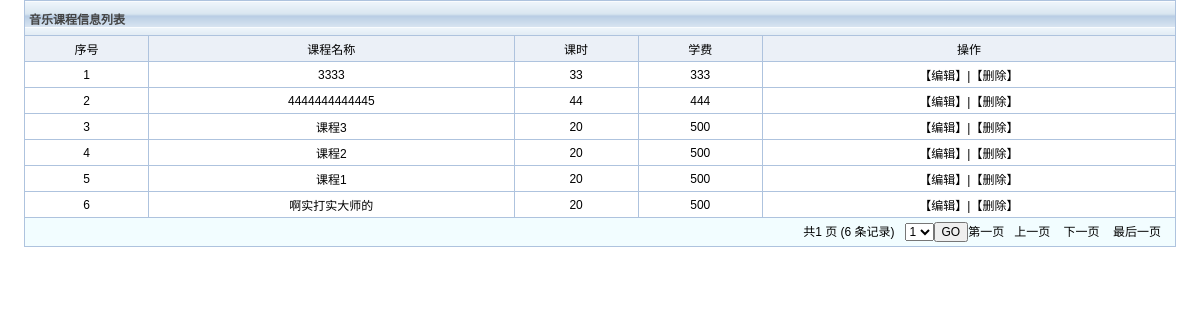
The app's page /bookshop/admin/listcourse.php with its own data.
### tables this page shows
CREATE TABLE `course` (
  `id` int(11) NOT NULL AUTO_INCREMENT,
  `coursename` varchar(255) DEFAULT NULL,
  `contents` text,
  `coursetime` varchar(255) DEFAULT NULL,
  `money` varchar(255) DEFAULT NULL,
  PRIMARY KEY (`id`)
);

### bookshop/admin/func.php (called while the page is built, shortened)
<?php
$db = db_connect();
function check($str){
	global $db;
	$str = trim($str);
	$sql = $str;
	$result = mysql_query($sql,$db) or db_error();
	return $result;
}
?>

### bookshop/admin/listcourse.php (the view, shortened to what this page needs)
<!DOCTYPE html PUBLIC "-//W3C//DTD XHTML 1.0 Transitional//EN" "http://www.w3.org/TR/xhtml1/DTD/xhtml1-transitional.dtd">
<html xmlns="http://www.w3.org/1999/xhtml">
<head>
<link href="css/four.css" rel="stylesheet" type="text/css" />
</head>
<body>
<table width="100%" border="0" cellpadding="0" cellspacing="0">
	<tr valign="top">
		<td bgcolor="#FFFFFF">
		<table width="96%" border="0" align="center" cellpadding="4"
			cellspacing="1" bgcolor="#aec3de">
			<tr align="left" bgcolor="#F2FDFF">
				<td colspan="12" class="optiontitle">音乐课程信息列表</td>
			</tr>
			<tr align="center">
				<td align="center" bgcolor="#ebf0f7">序号</td>
				<td align="center" bgcolor="#ebf0f7">课程名称</td>
				<td align="center" bgcolor="#ebf0f7">课时</td>
				<td align="center" bgcolor="#ebf0f7">学费</td>
				<td align="center" bgcolor="#ebf0f7">操作</td>
			</tr>
			<?php
			require "func.php";
			$pageSize=10;
			if(isset($_GET['page'])){ $page=intval($_GET['page']); }else{ $page=1; }
			$offset=$pageSize*($page-1);
			$strAll = "select count(*) as num from course;";
			$results = mysql_fetch_object(check($strAll));
			$rowNum=$results->num;
			$pages=ceil($rowNum/$pageSize);
			$first=1;
			$last=$pages;
			if($page==1){ $prev=1; }else{ $prev=$page-1; }
			if($page==$pages){ $next=$pages; }else{ $next=$page+1; }
			$str = "select  a.id as id , a.coursename as coursename , a.contents as contents , a.coursetime as coursetime , a.money as money   from course a  order by id desc limit $offset,$pageSize ;";
			$result = check($str);
			$i=0;
			while($rs = mysql_fetch_object($result)){
				?>
			<tr align="center" bgcolor="#FFFFFF"
				onmouseover="this.style.background='#F2FDFF'"
				onmouseout="this.style.background='#FFFFFF'">
				<td align="center"><?php echo $i+1 ;?></td>
				<td align="center"><?php echo $rs->coursename ;?></td>
				<td align="center"><?php echo $rs->coursetime ;?></td>
				<td align="center"><?php echo $rs->money ;?></td>
				<td align="center"><a
					href="editcourse.php?id=<?php echo $rs->id; ?>">【编辑】</a>|<a
					href="coursefunc.php?id=<?php echo $rs->id; ?>&&method=delete"
					onclick="{if(confirm('确定要删除吗?')){return true;}return false;}">【删除】</a></td>
			</tr>
			<?php
			$i=$i+1;
			}
			?>
			<tr align="right" bgcolor="#F2FDFF">
				<td colspan="12">
				<form action="listcourse.php" method="get">共<?php echo $pages ?> 页 (<?php echo  $rowNum ?>
				条记录)&nbsp;&nbsp;&nbsp;<select name="page">
				<?php for($i=1;$i<$pages+1;$i++){ ?>
					<option value="<?php echo $i ?>"><?php echo $i ?></option>
					<?php } ?>
				</select><input type="submit" value="GO" /><a
					href="listcourse.php?page=<?php echo $first ?>">第一页</a>&nbsp;&nbsp;&nbsp;<a
					href="listcourse.php?page=<?php echo $prev ?>">上一页</a>
				&nbsp;&nbsp;&nbsp;<a href="listcourse.php?page=<?php echo $next ?>">下一页</a>
				&nbsp;&nbsp;&nbsp;<a href="listcourse.php?page=<?php echo $last ?>">最后一页</a>&nbsp;&nbsp;&nbsp;</form>
				</td>
			</tr>
		</table>
		</td>
	</tr>
</table>
</body>
</html>

### bookshop/admin/css/four.css (style rules this page uses)
body { margin:0; SCROLLBAR-FACE-COLOR: #C2D4E7; SCROLLBAR-HIGHLIGHT-COLOR: #AEC3DE; SCROLLBAR-SHADOW-COLOR: #AEC3DE; SCROLLBAR-DARKSHADOW-COLOR: #AEC3DE; SCROLLBAR-3DLIGHT-COLOR: #AEC3DE; SCROLLBAR-ARROW-COLOR: #C2D4E7; SCROLLBAR-TRACK-COLOR: #E6F3FF; }
td { font-family: Helvetica, sans-serif, "宋体"; font-size: 12px; color: #000000; text-decoration: none; }
input { font-size: 12px; }
a:link { color: #000000; text-decoration: none; }
select { font-size: 12px; }
.optiontitle { font-weight: bold; color: #434343; height: 26px; background-image:url( ../images/table_header.gif); }

### records on screen
course: coursename "3333", coursetime "33", money "333"
course: coursename "4444444444445", coursetime "44", money "444"
course: coursename "课程3", coursetime "20", money "500"
course: coursename "课程2", coursetime "20", money "500"
course: coursename "课程1", coursetime "20", money "500"
course: coursename "啊实打实大师的", coursetime "20", money "500"

### other values on screen
$pages "1"
$rowNum "6"
form field page "1"
